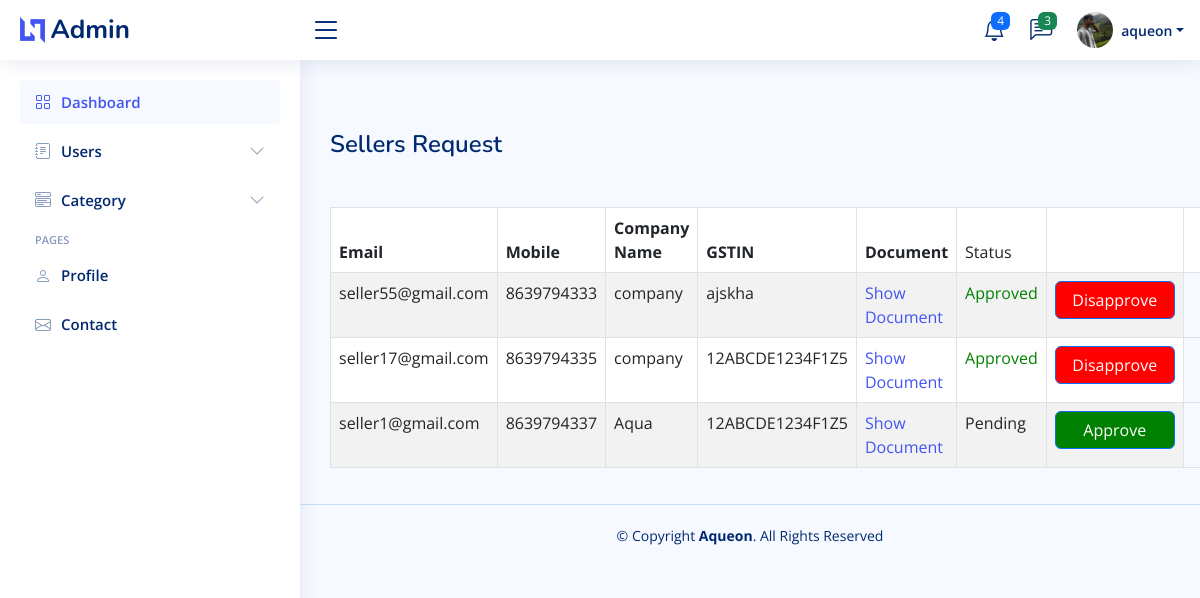
The page /seller_request/ (signed in) on the database its author committed.
### Website/models.py (models this page shows, shortened)
class UserProfile(models.Model):
    user = models.OneToOneField(User, on_delete=models.CASCADE)
    mobile = models.CharField(max_length=255,unique=True)
    profile_image = models.ImageField(upload_to='profile_images/', blank=True, null=True)

class SellerRequest(models.Model):
    user = models.OneToOneField(User, on_delete=models.CASCADE,unique=True)
    gstin = models.CharField(max_length=15, blank=True)
    document = models.FileField(upload_to='seller_documents/', blank=True)
    company = models.CharField(max_length=100, blank=True,null=True)

### Website/views.py (the view)
# urls.py: path('seller_request/', views.seller_request, name='seller_request'),
def seller_request(request):
    users = User.objects.all()
    seller_requests = SellerRequest.objects.all()
    try:
        seller_request = SellerRequest.objects.get(user=request.user)
    except SellerRequest.DoesNotExist:
        seller_request = None
    try:
        user_profile = UserProfile.objects.get(user=request.user)
    except UserProfile.DoesNotExist:
        user_profile = None
    try:
        user_addr = UserAddress.objects.get(user=request.user)
    except UserAddress.DoesNotExist:
        user_addr = None
    context = {
        'users': users,
        'user_profile': user_profile,
        'seller_request': seller_request,
        'user_addr' : user_addr,
        'seller_requests' : seller_requests
    }
    return render(request, 'admin/seller_request.html', context)

### templates/admin/seller_request.html (shortened to what this page needs)
{% extends 'user_prof.html' %}
{% block content %}
<head>
</head>
<h1>Sellers Request</h1></br></br>
<table class="table table-bordered table-striped">
    <thead class="thead-dark">
        <tr>
            <th>Email</th>
            <th>Mobile</th>
            <th>Company Name</th>
            <th>GSTIN</th>
            <th>Document</th>
            <td>Status</td>
            <td></td>
            <td></td>
        </tr>
    </thead>
    <tbody>
        {% for seller_request in seller_requests %}
        <tr>
            <td>{{ seller_request.user.email }}</td>
            <td>{{ seller_request.user.userprofile.mobile }}</td>
            <td>{{ seller_request.company }}</td>
            <td>{{ seller_request.gstin }}</td>
            <td><a href="#" class="show-document-link" data-document-url="{{ seller_request.document.url }}">Show Document</a></td>
            <td>
                {% if seller_request.user.is_staff %}
                <p style="color:green">Approved</p>
            {% else %}
                <p>Pending</p>
            {% endif %}
            </td>
            <td>
                {% if not seller_request.user.is_staff %}
                <form method="post" action="{% url 'approve_seller' seller_request.user.id %}">
                    <button type="submit" style="background-color: green; color: white; width: 120px; margin: auto;" class="btn btn-primary">Approve</button>
                </form>
                {% else %}
                <form method="post" action="{% url 'dis_approve_seller' seller_request.user.id %}">
                    <button type="submit" style="background-color: red; color: white; width: 120px; margin: auto;" class="btn btn-primary">Disapprove</button>
                </form>
                {% endif %}
            </td>
        </tr>
        {% endfor %}
    </tbody>
</table>
    {% endblock%}

### templates/user_prof.html (shortened to what this page needs)
{% load static %}
<!DOCTYPE html>
<html lang="en">
<head>
  <link href="{% static 'assets/vendor/bootstrap/css/bootstrap.min.css' %}" rel="stylesheet">
  <link href="{% static 'assets/vendor/bootstrap-icons/bootstrap-icons.css' %}" rel="stylesheet">
  <link href="{% static 'assets/vendor/boxicons/css/boxicons.min.css' %}" rel="stylesheet">
  <link href="{% static 'assets/vendor/quill/quill.snow.css' %}" rel="stylesheet">
  <link href="{% static 'assets/vendor/quill/quill.bubble.css' %}" rel="stylesheet">
  <link href="{% static 'assets/vendor/remixicon/remixicon.css' %}" rel="stylesheet">
  <link href="{% static 'assets/vendor/simple-datatables/style.css' %}" rel="stylesheet">
  <link href="{% static 'assets/css/style.css' %}"  rel="stylesheet">
</head>
<body>
  <div style="background-color: black; width: 100%; height: 50px;">
  </div>
  <header id="header" class="header fixed-top d-flex align-items-center">
    <div class="d-flex align-items-center justify-content-between">
      <a href="index.html" class="logo d-flex align-items-center">
        <img src="assets/img/logo.png" alt="">
        {% if user.is_superuser %}
        <span class="d-none d-lg-block">Admin</span>
        {% elif user.is_staff and not user.is_superuser %}
        <span class="d-none d-lg-block">Seller</span>
        {% else %}
        <span class="d-none d-lg-block">User</span>
        {% endif %}
      </a>
      <i class="bi bi-list toggle-sidebar-btn"></i>
    </div>
    <nav class="header-nav ms-auto">
      <ul class="d-flex align-items-center">
        <li class="nav-item dropdown">
          <a class="nav-link nav-icon" href="#" data-bs-toggle="dropdown">
            <i class="bi bi-bell"></i>
            <span class="badge bg-primary badge-number">4</span>
          </a>
        </li>
        <li class="nav-item dropdown">
          <a class="nav-link nav-icon" href="#" data-bs-toggle="dropdown">
            <i class="bi bi-chat-left-text"></i>
            <span class="badge bg-success badge-number">3</span>
          </a>
        </li>
        <li class="nav-item dropdown pe-3">
          <a class="nav-link nav-profile d-flex align-items-center pe-0" href="#" data-bs-toggle="dropdown">
            {% if user_profile.profile_image %}
            <img src="{{ user_profile.profile_image.url }}" alt="Profile" class="rounded-circle" >
          {% else %}
          <img src="{% static 'img\fish_images\lionfish.jpg' %}" alt="Profile" class="rounded-circle">
          {% endif %}
            <span class="d-none d-md-block dropdown-toggle ps-2">{{ user_profile.user.username }}</span>
          </a>
        </li>
      </ul>
    </nav>
  </header>
  <aside id="sidebar" class="sidebar">
    <ul class="sidebar-nav" id="sidebar-nav">
      <li class="nav-item">
        <a class="nav-link " href="{% url 'user_profile_view' %}">
          <i class="bi bi-grid"></i>
          <span>Dashboard</span>
        </a>
      </li>
      {% if user.is_superuser and user.is_staff %}
         <li class="nav-item">
        <a class="nav-link collapsed" data-bs-target="#forms-nav" data-bs-toggle="collapse" href="#">
          <i class="bi bi-journal-text"></i><span>Users</span><i class="bi bi-chevron-down ms-auto"></i>
        </a>
      </li>
      <li class="nav-item">
        <a class="nav-link collapsed" data-bs-target="#components-nav" data-bs-toggle="collapse" href="#">
          <i class="bi bi-menu-button-wide"></i><span>Category</span><i class="bi bi-chevron-down ms-auto"></i>
        </a>
      </li>
      {% endif %}
      <li class="nav-heading">Pages</li>
      <li class="nav-item">
        <a class="nav-link collapsed" href="{% url 'user_profile' %}">
          <i class="bi bi-person"></i>
          <span>Profile</span>
        </a>
      </li>
      <li class="nav-item">
        <a class="nav-link collapsed" href="#">
          <i class="bi bi-envelope"></i>
          <span>Contact</span>
        </a>
      </li>
    </ul>
  </aside>
  <main id="main1" class="main">
    <div class="pagetitle">
    {% block content %}{% endblock %}
  </main>
  <footer id="footer" class="footer">
    <div class="copyright">
      &copy; Copyright <strong><span>Aqueon</span></strong>. All Rights Reserved
    </div>
    <div class="credits">
    </div>
  </footer>
</body>
</html>

### static/assets/css/style.css (style rules this page uses)
:root { scroll-behavior: smooth; }
body { font-family: "Open Sans", sans-serif; background: #f6f9ff; color: #444444; }
a { color: #4154f1; text-decoration: none; }
h1, h2, h3, h4, h5, h6 { font-family: "Nunito", sans-serif; }
#main2, #main3, #main1 { margin-top: 60px; padding: 20px 30px; transition: all 0.3s; }
.pagetitle { margin-bottom: 10px; }
.pagetitle h1 { font-size: 24px; margin-bottom: 0; font-weight: 600; color: #012970; }
.logo { line-height: 1; }
@media (min-width: 1200px) { .logo { width: 280px; } }
.logo img { max-height: 26px; margin-right: 6px; }
.logo span { font-size: 26px; font-weight: 700; color: #012970; font-family: "Nunito", sans-serif; }
.header { transition: all 0.5s; z-index: 997; height: 60px; box-shadow: 0px 2px 20px rgba(1, 41, 112, 0.1); background-color: #fff; padding-left: 20px; }
.header .toggle-sidebar-btn { font-size: 32px; padding-left: 10px; cursor: pointer; color: #012970; }
.header-nav ul { list-style: none; }
.header-nav>ul { margin: 0; padding: 0; }
.header-nav .nav-icon { font-size: 22px; color: #012970; margin-right: 25px; position: relative; }
.header-nav .nav-profile { color: #012970; }
.header-nav .nav-profile img { max-height: 36px; }
.header-nav .nav-profile span { font-size: 14px; font-weight: 600; }
.header-nav .badge-number { position: absolute; inset: -2px -5px auto auto; font-weight: normal; font-size: 12px; padding: 3px 6px; }
.sidebar { position: fixed; top: 60px; left: 0; bottom: 0; width: 300px; z-index: 996; transition: all 0.3s; padding: 20px; overflow-y: auto; scrollbar-width: thin; scrollbar-color: #aab7cf transparent; box-shadow: 0px 0px 20px rgba(1, 41, 112, 0.1); background-color: #fff; }
@media (min-width: 1200px) { #main2, #main3, #main1, #footer { margin-left: 300px; } }
.sidebar-nav { padding: 0; margin: 0; list-style: none; }
.sidebar-nav li { padding: 0; margin: 0; list-style: none; }
.sidebar-nav .nav-item { margin-bottom: 5px; }
.sidebar-nav .nav-heading { font-size: 11px; text-transform: uppercase; color: #899bbd; font-weight: 600; margin: 10px 0 5px 15px; }
.sidebar-nav .nav-link { display: flex; align-items: center; font-size: 15px; font-weight: 600; color: #4154f1; transition: 0.3; background: #f6f9ff; padding: 10px 15px; border-radius: 4px; }
.sidebar-nav .nav-link i { font-size: 16px; margin-right: 10px; color: #4154f1; }
.sidebar-nav .nav-link.collapsed { color: #012970; background: #fff; }
.sidebar-nav .nav-link.collapsed i { color: #899bbd; }
.sidebar-nav .nav-link .bi-chevron-down { margin-right: 0; transition: transform 0.2s ease-in-out; }
.footer { padding: 20px 0; font-size: 14px; transition: all 0.3s; border-top: 1px solid #cddfff; }
.footer .copyright { text-align: center; color: #012970; }
.footer .credits { padding-top: 5px; text-align: center; font-size: 13px; color: #012970; }

### rows shown on the page
UserProfile: profile_image (picture), user.username "aqueon"
SellerRequest: user.email "seller55@gmail.com", user.userprofile.mobile "8639794333", company "company", gstin "ajskha", shows "Approved", shows "Disapprove"
SellerRequest: user.email "seller17@gmail.com", user.userprofile.mobile "8639794335", company "company", gstin "12ABCDE1234F1Z5", shows "Approved", shows "Disapprove"
SellerRequest: user.email "seller1@gmail.com", user.userprofile.mobile "8639794337", company "Aqua", gstin "12ABCDE1234F1Z5", shows "Pending", shows "Approve"
